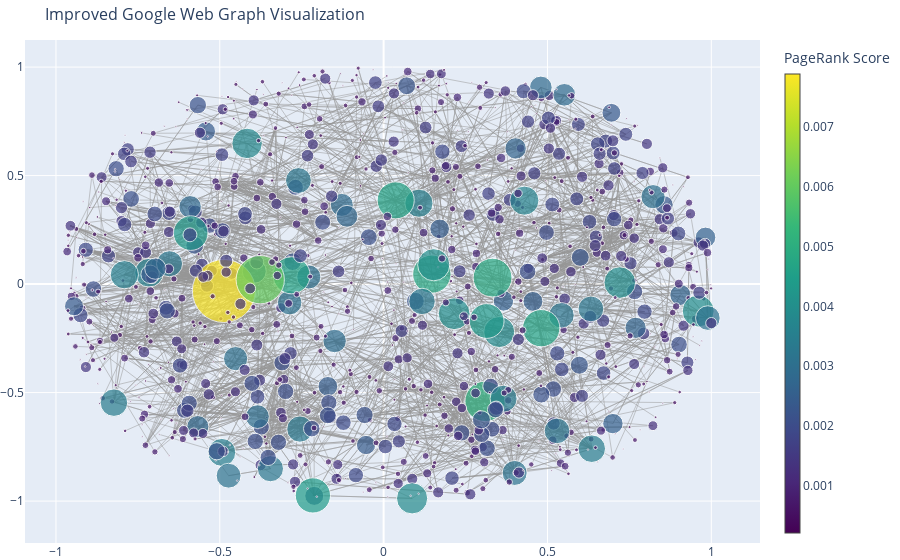

Here is the notebook cell this chart was saved with:
### Code cell
pagerank_scores = nx.pagerank(G_sub, alpha=0.85)

pos = nx.spring_layout(G_sub, k=0.3, seed=42)

node_size = np.array([pagerank_scores[node] for node in G_sub.nodes()]) * 8000  

node_x = []
node_y = []
for node in G_sub.nodes():
    x, y = pos[node]
    node_x.append(x)
    node_y.append(y)

edge_x = []
edge_y = []
for edge in G_sub.edges():
    x0, y0 = pos[edge[0]]
    x1, y1 = pos[edge[1]]
    edge_x.extend([x0, x1, None])
    edge_y.extend([y0, y1, None])

edge_trace = go.Scatter(
    x=edge_x, y=edge_y,
    line=dict(width=1, color="rgba(150,150,150,0.5)"),  
    hoverinfo='none',
    mode='lines'
)

node_trace = go.Scatter(
    x=node_x, y=node_y,
    mode='markers',
    marker=dict(
        showscale=True,
        colorscale="Viridis",  
        size=node_size,  
        color=[pagerank_scores[node] for node in G_sub.nodes()],  
        colorbar=dict(thickness=15, title="PageRank Score")
    ),
    hoverinfo="text",
    text=[f"Node: {node}<br>PageRank: {pagerank_scores[node]:.5f}" for node in G_sub.nodes()]
)

layout = go.Layout(
    title="Improved Google Web Graph Visualization",
    titlefont=dict(size=16),
    showlegend=False,
    hovermode="closest",
    margin=dict(b=0, l=0, r=0, t=40)
)

fig = go.Figure(data=[edge_trace, node_trace], layout=layout)
fig.show()

### Figure 1 — Plotly figure (JSON) as saved in the notebook; plotly's stock layout.template omitted (floating-point values rounded to 4 significant figures; data arrays with more than 128 entries replaced by an {"elided": "..."} marker saying what was removed)
{"data": [{"hoverinfo": "none", "line": {"color": "rgba(150,150,150,0.5)", "width": 1}, "mode": "lines", "type": "scatter", "x": {"elided": "10026 float values"}, "y": {"elided": "10026 float values"}}, {"hoverinfo": "text", "marker": {"color": {"elided": "1000 float values"}, "colorbar": {"thickness": 15, "title": {"text": "PageRank Score"}}, "colorscale": [[0, "#440154"], [0.1111, "#482878"], [0.2222, "#3e4989"], [0.3333, "#31688e"], [0.4444, "#26828e"], [0.5556, "#1f9e89"], [0.6667, "#35b779"], [0.7778, "#6ece58"], [0.8889, "#b5de2b"], [1, "#fde725"]], "showscale": true, "size": {"elided": "1000 float values"}}, "mode": "markers", "text": {"elided": "1000 str values"}, "type": "scatter", "x": {"elided": "1000 float values"}, "y": {"elided": "1000 float values"}}], "layout": {"hovermode": "closest", "margin": {"b": 0, "l": 0, "r": 0, "t": 40}, "showlegend": false, "title": {"font": {"size": 16}, "text": "Improved Google Web Graph Visualization"}}}
